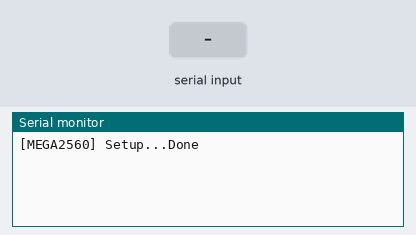
Simulated run of this sketch. Board: Arduino Mega 2560, built with avr-gcc and run on an emulated ATmega2560. Shown: the last lines printed to the serial monitor. Inputs (shaded band) come from the test bench.

Above: at 1.2 s.
1.3 s: "channel.xml\n" received over the second serial link
At 2.3 s:
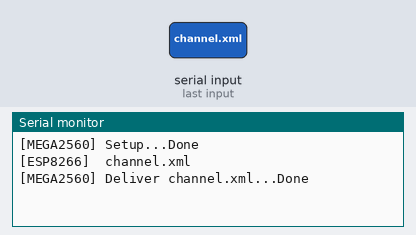
2.8 s: "channel=\n" received over the second serial link
At 3.4 s:
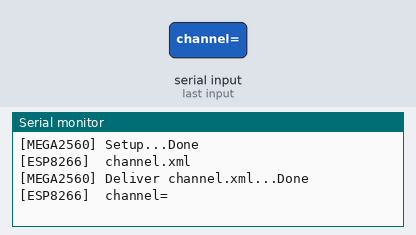
4.3 s: "90,45\n" received over the second serial link
At 5.5 s:
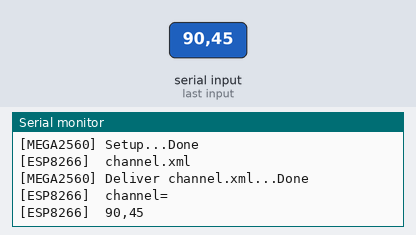
5.8 s: "0\n" received over the second serial link
At 6.8 s:
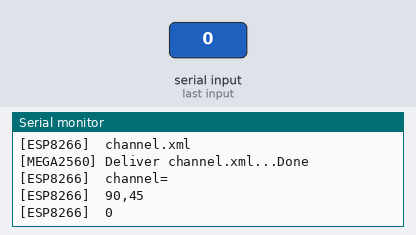

Measured:
- after the input at 1.3 s, the serial monitor: prints a new line at once (image 1)
- after the input at 2.8 s, the serial monitor: prints a new line at once (image 2)
- after the input at 4.3 s, the serial monitor: prints a new line at once (image 3)
- after the input at 5.8 s, the serial monitor: prints a new line at once (image 4)

The sketch:

ESP8266-Bridge.ino
```cpp
struct Channel {
  String enabled;
  String state;
  String paused;
  String startTime;
  String duration;
  String repeat;
} channels[4];

void parseToXml(Stream& stream, const Channel* ch, const byte& numCh) {
  stream.println("<?xml version = \"1.0\" ?>");
  stream.println("<channels>");
  for (byte i = 0; i < numCh; i++) {
    stream.println("<channel id=\"" + String(i) + "\">");
    stream.println("<enabled>"  + ch[i].enabled   + "</enabled>");
    stream.println("<state>"    + ch[i].state     + "</state>");
    stream.println("<time>"     + ch[i].startTime + "</time>");
    stream.println("<duration>" + ch[i].duration  + "</duration>");
    stream.println("<repeat>"   + ch[i].repeat    + "</repeat>");
    stream.println("</channel>");
  }
  stream.println("</channels>");
  stream.println('\n');
}

void parseToXml(Stream& stream, const Channel& ch, const byte& idx) {
  stream.println("<?xml version = \"1.0\" ?>");
  stream.println("<channels>");
  stream.println("<channel id=\"" + String(idx) + "\">");
  stream.println("<enabled>"  + ch.enabled   + "</enabled>");
  stream.println("<state>"    + ch.state     + "</state>");
  stream.println("<time>"     + ch.startTime + "</time>");
  stream.println("<duration>" + ch.duration  + "</duration>");
  stream.println("<repeat>"   + ch.repeat    + "</repeat>");
  stream.println("</channel>");
  stream.println("</channels>");
  stream.println('\n');
}


bool readRequest (Stream& stream, String& request) {
  static String buffer = "";

  while (stream.available()) {
    char c = stream.read();
    if (c == '\n') {
      request = buffer;
      buffer = "";
      return true;
    }
    else {
      buffer += c;
    }
  }
  return false;
}

void setup() {
  Serial.begin(115200);
  Serial3.begin(115200);

  Serial.print("[MEGA2560] Setup...");

  channels[0].enabled = "true";
  channels[0].state = "idle";
  channels[0].paused = "false";
  channels[0].startTime = "20:00";
  channels[0].duration = "15";
  channels[0].repeat = "120";

  channels[1].enabled = "true";
  channels[1].state = "active";
  channels[1].paused = "false";
  channels[1].startTime = "20:15";
  channels[1].duration = "20";
  channels[1].repeat = "180";

  channels[2].enabled = "false";
  channels[2].state = "idle";
  channels[2].paused = "false";
  channels[2].startTime = "20:30";
  channels[2].duration = "25";
  channels[2].repeat = "240";

  channels[3].enabled = "true";
  channels[3].state = "paused";
  channels[3].paused = "true";
  channels[3].startTime = "20:45";
  channels[3].duration = "30";
  channels[3].repeat = "300";

  Serial.println("Done");
}

void loop() {
  String request;
  if (readRequest(Serial3, request)) {
    Serial.println("[ESP8266]  " + request);
    int index = request.indexOf("channel.xml");
    if (index >= 0) {
      index = request.indexOf('?', index+11);
      if (index >= 0) {
        // Read channel number
        int channelIdxStart = request.indexOf("channel=", index+1) + 8;
        byte channelIdx = request.substring(channelIdxStart).toInt();

        int startIdx = index;
        int sepIdx, endIdx;

        do {
          sepIdx = request.indexOf('=', startIdx+1);
          endIdx = request.indexOf('&', sepIdx+1);
          if (endIdx == 0) {
            endIdx = request.length();
          }

          String key   = request.substring(startIdx+1, sepIdx);
          String value = request.substring(sepIdx+1, endIdx);
          Serial.print(key);
          Serial.print(" = ");
          Serial.println(value);

          // ToDo: Query content and parse to data object

          startIdx = endIdx;
        } while (endIdx < request.length());

        parseToXml(Serial3, channels[channelIdx], channelIdx);
      }
      else {
        Serial.print("[MEGA2560] Deliver channel.xml...");
        parseToXml(Serial3, channels, 4);
        Serial.println("Done");
      }
    }
  }
}
```
